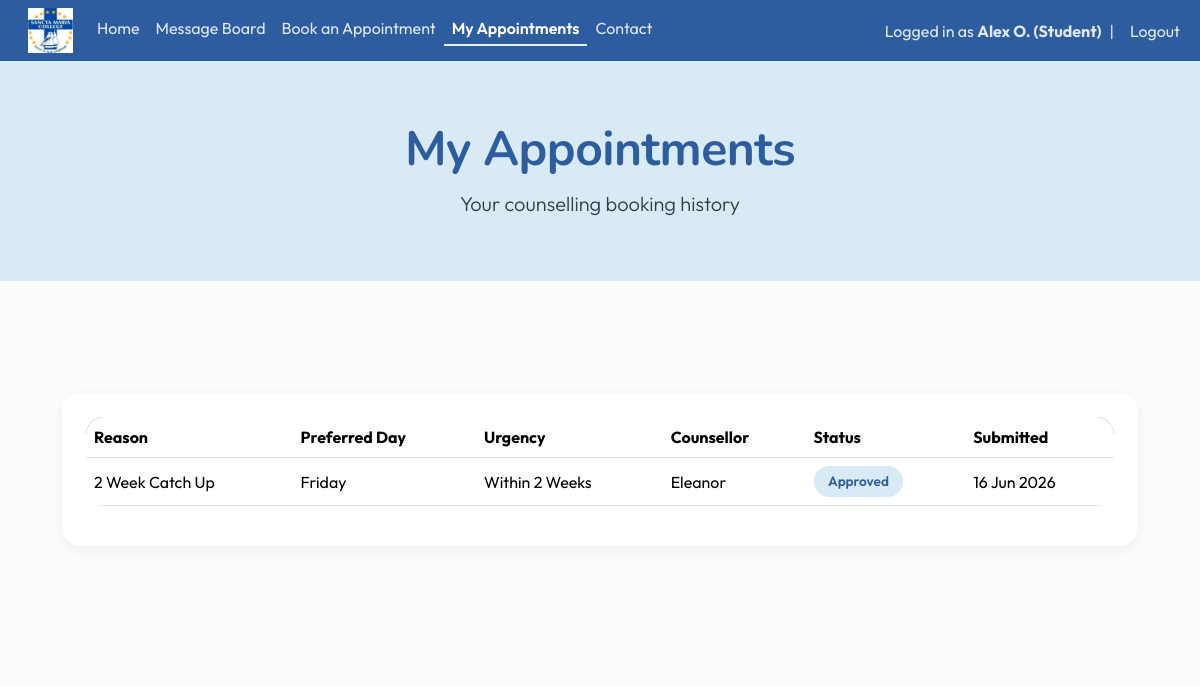
The page /appointment-history (signed in) on the database as committed earlier.
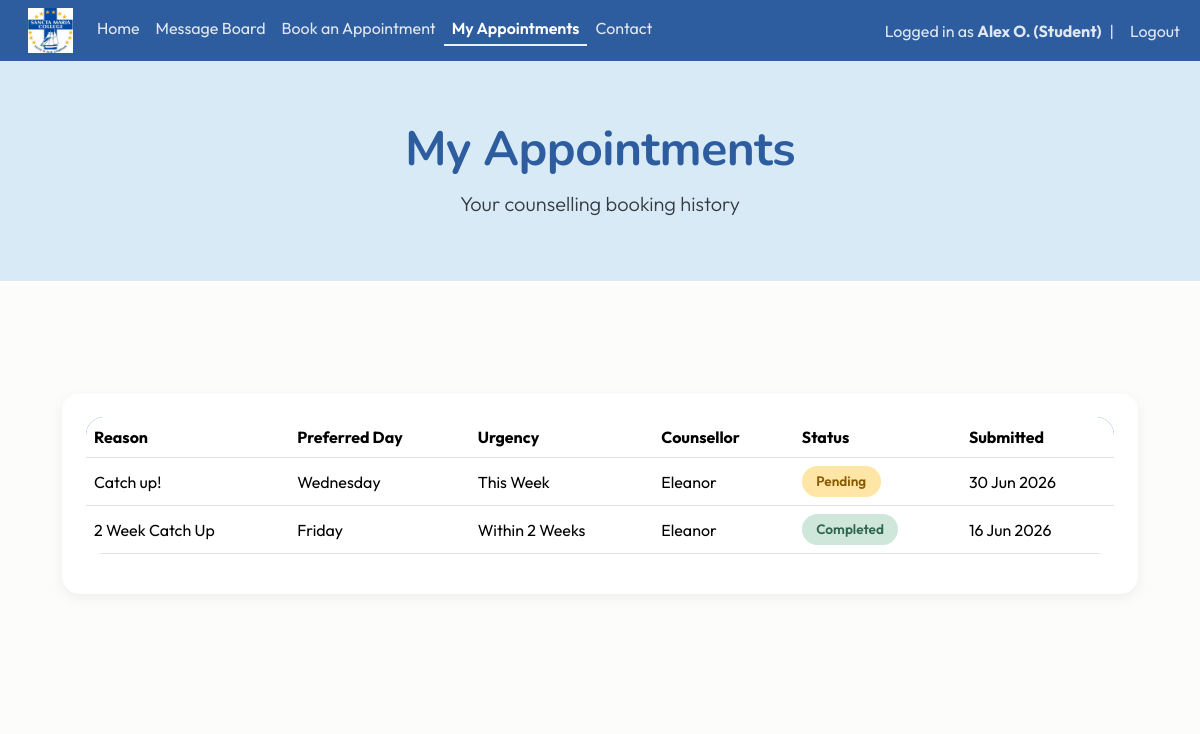
The same page on the database as committed later.
### website/models.py (models this page shows)
class Appointment(db.Model):
    id = db.Column(db.Integer, primary_key=True)
    student_id = db.Column(db.Integer, db.ForeignKey('user.id'), nullable=False)
    counsellor_id = db.Column(db.Integer, db.ForeignKey('user.id'), nullable=True)
    reason = db.Column(db.String(200))
    urgency = db.Column(db.String(50))
    preferred_day = db.Column(db.String(20))
    preferred_period = db.Column(db.String(20))
    notes = db.Column(db.Text)
    status = db.Column(db.String(50), default="Pending")
    date_created = db.Column(db.DateTime(timezone=True), default=func.now())
    student = db.relationship('User', foreign_keys=[student_id])
    counsellor = db.relationship('User', foreign_keys=[counsellor_id], back_populates="appointments")

class User(db.Model, UserMixin):
    id = db.Column(db.Integer, primary_key=True)
    email = db.Column(db.String(150), unique=True)
    fname = db.Column(db.String(20))
    lname = db.Column(db.String(20))
    username = db.Column(db.String(150), unique=True)
    role = db.Column(db.String(150))
    password = db.Column(db.String(150))
    date_created = db.Column(db.DateTime(timezone=True), default=func.now())
    posts = db.relationship('Post', backref='user', passive_deletes=True)
    comments = db.relationship('Comment', backref='user', passive_deletes=True)
    likes = db.relationship('Like', backref='user', passive_deletes=True)
    appointments = db.relationship('Appointment', foreign_keys="Appointment.counsellor_id", back_populates="counsellor")

### website/views.py (the view)
@views.route("/appointment-history")
@login_required
def appointment_history():
    if current_user.role != "Student":
        flash("Access Denied", category="error")
        return redirect(url_for("views.home"))
    appointments = Appointment.query.filter_by(student_id=current_user.id)\
        .order_by(Appointment.date_created.desc()).all()
    return render_template(
        "appointment_history.html",
        user=current_user,
        appointments=appointments
    )

### website/__init__.py (called while the page is built)
def create_app():
    app = Flask(__name__)
    app.config['SECRET_KEY'] = "DQiAlMIU5u5eeLDw4KPMHx4d"
    app.config['SQLALCHEMY_DATABASE_URI'] = f'sqlite:///{DB_NAME}'
    db.init_app(app)
    from .views import views
    from .auth import auth
    app.register_blueprint(views, url_prefix="/")
    app.register_blueprint(auth, url_prefix="/")
    from .models import User, Post
    with app.app_context():
        db.create_all()
    login_manager = LoginManager()
    login_manager.login_view = "auth.login"
    login_manager.init_app(app)
    @login_manager.user_loader
    def load_user(id):
        return User.query.get(int(id))
    return app

### website/templates/appointment_history.html
{% extends "template.html" %}{% block title %}My Appointments{% endblock %}
{% block content %}
<section class="hero hero-small">
    <div class="container text-center">
        <h1 class="display-5 fw-bold">My Appointments</h1>
        <p class="lead">Your counselling booking history</p>
    </div>
</section>
<section class="homepage-section section-light">
    <div class="container">
        <div class="card p-4">
            {% if appointments|length == 0 %}
                <p class="text-center text-muted">
                    You have no appointments yet.
                </p>
            {% else %}
                <table class="table table-hover align-middle">
                    <thead>
                        <tr>
                            <th>Reason</th>
                            <th>Preferred Day</th>
                            <th>Urgency</th>
                            <th>Counsellor</th>
                            <th>Status</th>
                            <th>Submitted</th>
                        </tr>
                    </thead>
                    <tbody>
                        {% for a in appointments %}
                        <tr>
                            <td>{{ a.reason }}</td>
                            <td>{{ a.preferred_day }}</td>
                            <td>{{ a.urgency }}</td>
                            <td>
                                {% if a.counsellor %}
                                    {{ a.counsellor.fname }}
                                {% else %}
                                    Not assigned
                                {% endif %}
                            </td>
                            <td>
                                {% if a.status == "Pending" %}
                                    <span class="badge bg-warning">Pending</span>
                                {% elif a.status == "Approved" %}
                                    <span class="badge bg-primary">Approved</span>
                                {% elif a.status == "Completed" %}
                                    <span class="badge bg-success">Completed</span>
                                {% elif a.status == "Declined" %}
                                    <span class="badge bg-danger">Cancelled</span>
                                {% else %}
                                    <span class="badge bg-secondary">{{ a.status }}</span>
                                {% endif %}
                            </td>
                            <td>{{ a.date_created.strftime('%d %b %Y') }}</td>
                        </tr>
                        {% endfor %}
                    </tbody>
                </table>
            {% endif %}
        </div>
    </div>
</section>
{% endblock %}

Rows that differ between the two databases and show on the page:
added Appointment: reason "Catch up!", preferred_day "Wednesday", urgency "This Week", counsellor.fname "Eleanor", status "Pending", date_created "30 Jun 2026"
changed Appointment "2 Week Catch Up": status "Approved" → "Completed"
